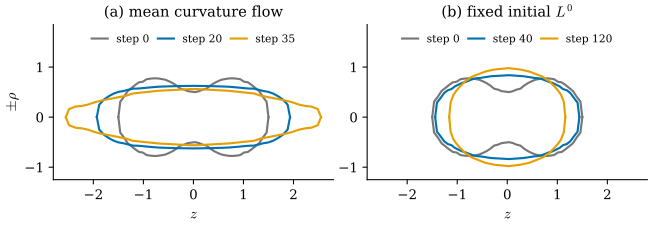

Python code for this plot:
"""Figure 42.6.4: semi-implicit mean curvature flow degenerates on a peanut; fixing the initial Laplacian does not
(Section 42.6, Example 42.6.9, [Kazhdan12]).

Mesh: dgmesh.icosphere(3) mapped to a peanut, (x, y, z) -> (x s(z), y s(z), 1.5 z) with s(z) = 1 - 0.5 exp(-(z/0.4)^2).
Steps with h = 0.02: MCF (M - h L) x' = M x with L, M (mixed Voronoi) of the current mesh, and the flow with the cotan
Laplacian L_0 of the initial mesh, (M - h L_0) x' = M x (M still of the current mesh). After every step the mesh is
rescaled about its centroid to the initial area (both flows shrink; only the shape is compared).
(a) MCF after 0, 20, 35 steps; (b) fixed-L_0 flow after 0, 40, 120 steps. Each curve is the silhouette +-rho(z):
rho = largest distance from the axis among the vertices in 40 bins of z (relative to the centroid).
Self-check: MCF gets longer and thinner (z extent 3.0 -> more than 5), its smallest angle falls below 1 degree by step
40 and the step cannot be continued (degenerate triangles) before step 60; the fixed-L_0 flow keeps every angle above
10 degrees and ends with radius std / mean below 0.06. The interactive version shows the start, MCF step 35 and the
fixed-L_0 flow at step 120.

Run from the project root:
``PYTHONPATH=tools python3 chapters/42-laplace-beltrami/figures/fig-42-6-4-cmcf.py``
"""

import warnings

import dgmesh as dm

import dgfig  # noqa: E402

dgfig.setup()

import matplotlib.pyplot as plt  # noqa: E402
import numpy as np  # noqa: E402

warnings.simplefilter("ignore")
col = dgfig.COLORS
V0, F = dm.icosphere(3)
s = 1 - 0.5 * np.exp(-(V0[:, 2] / 0.4) ** 2)
P0 = np.c_[V0[:, 0] * s, V0[:, 1] * s, 1.5 * V0[:, 2]]
A0 = dm.face_areas(P0, F).sum()
L0 = dm.cotan_laplacian(P0, F)
h = 0.02


def flow(fixed, steps):
    X, out = P0.copy(), {0: P0.copy()}
    for k in range(1, steps + 1):
        L = L0 if fixed else dm.cotan_laplacian(X, F)
        m = dm.mass_voronoi(X, F)
        if not (np.all(np.isfinite(L)) and np.all(np.isfinite(m)) and m.min() > 0):
            return out, k
        X = np.linalg.solve(np.diag(m) - h * L, m[:, None] * X)
        c = X.mean(0)
        X = c + (X - c) * np.sqrt(A0 / dm.face_areas(X, F).sum())
        out[k] = X.copy()
    return out, None


mcf, broke = flow(False, 60)
cm, _ = flow(True, 120)
minang = lambda X: np.degrees(dm.corner_angles(X, F).min())  # noqa: E731
assert np.ptp(mcf[35][:, 2]) > 5 and minang(mcf[40]) < 1 and broke is not None and broke < 60
assert min(minang(cm[k]) for k in cm) > 10
rc = np.linalg.norm(cm[120] - cm[120].mean(0), axis=1)
assert rc.std() / rc.mean() < 0.06
print("MCF z extent", [round(float(np.ptp(mcf[k][:, 2])), 2) for k in (0, 20, 35)], "smallest angle",
      [round(float(minang(mcf[k])), 1) for k in (0, 20, 35, 40)], "cannot continue at step", broke)
print("fixed L0: z extent", [round(float(np.ptp(cm[k][:, 2])), 2) for k in (0, 40, 120)], "smallest angle",
      round(float(min(minang(cm[k]) for k in cm)), 1), "final std/mean", round(float(rc.std() / rc.mean()), 3))


def silhouette(X, nb=40):
    c = X.mean(0)
    z = X[:, 2] - c[2]
    rho = np.hypot(X[:, 0] - c[0], X[:, 1] - c[1])
    edges = np.linspace(z.min(), z.max(), nb + 1)
    zz, rr = [], []
    for a, b in zip(edges[:-1], edges[1:]):
        sel = (z >= a) & (z <= b)
        if sel.any():
            zz.append(0.5 * (a + b))
            rr.append(rho[sel].max())
    zz = np.r_[z.min(), zz, z.max()]
    rr = np.r_[0.0, rr, 0.0]
    return zz, rr


fig, axes = plt.subplots(1, 2, figsize=(6.8, 2.5))
for ax, dat, ks, title in ((axes[0], mcf, (0, 20, 35), "(a) mean curvature flow"),
                           (axes[1], cm, (0, 40, 120), r"(b) fixed initial $L^0$")):
    for k, c in zip(ks, (col["aux"], col["tangent"], col["accent"])):
        zz, rr = silhouette(dat[k])
        ax.plot(zz, rr, color=c, lw=1.6, label=f"step {k}")
        ax.plot(zz, -rr, color=c, lw=1.6)
    ax.set_aspect("equal")
    ax.set_title(title, fontsize=11)
    ax.set_xlabel(r"$z$")
    ax.legend(fontsize=8, frameon=False, loc="upper center", ncol=3, handlelength=1.5, columnspacing=0.8)
    ax.set_xlim(-2.8, 2.8)
    ax.set_ylim(-1.25, 1.85)
    ax.spines[["top", "right"]].set_visible(False)
axes[0].set_ylabel(r"$\pm\rho$")
fig.subplots_adjust(left=0.08, right=0.99, top=0.9, bottom=0.17, wspace=0.12)
dgfig.save(fig, __file__)

traces = []
for X, dx, c in ((P0, -3.5, "#C8C8C8"), (mcf[35], 0.0, "#D55E00"), (cm[120], 3.5, "#0072B2")):
    Y = X - X.mean(0) + np.array([dx, 0, 0])
    traces += [dm.plotly_mesh(Y, F, color=c, name="mesh"), dm.plotly_edges(Y, F, color="#444444", width=0.6)]
dm.plotly_save(traces, __file__, "peanut: start (left), MCF step 35 (middle), fixed-L0 flow step 120 (right), h = 0.02", "fig-42-6-4")
